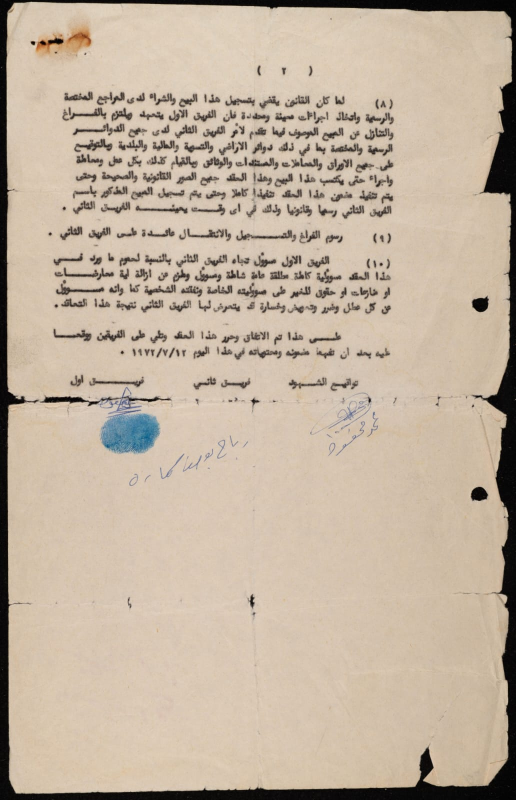
#> input picture real_docs_nhan/image_1/anh.jpeg, 1032 x 1600 px (shown at 1/2 size)
$ python -i digits.py   (imports and definitions only)
#> lines starting #> are read from the running program, lines starting #| are printed output that depends on the picture; after the words box and inside, x2 and y2 are one past the last pixel; in counts of white or black regions, pixels touching at a corner belong together
#> further down, picture is the input picture: PIL image 1032x1600 RGB; mean R, G, B 194, 178, 159.5
"""Đọc CHỮ SỐ (Ả Rập-Ấn ٠–٩ lẫn Latin 0–9, và / . - ,) bằng một bộ phân loại nhỏ trên từng nét số — vì Tesseract (ara,
cả bản fast lẫn best, có hay không ép bộ ký tự) gần như không đọc được chữ số Ả Rập-Ấn của máy chữ: đo trên công văn 1972
"رقم ٥٤٩ لسنة ١٩٧٢" → "رقم 641 لسنة 1171", ép bộ ký tự ٠–٩ thì ra rỗng / "١".

Cách làm:
- Chữ số Ả Rập-Ấn đứng RỜI nhau (mỗi chữ số một vùng mực liền), viết trái → phải trong số. Cắt từ chứa số thành các
  vùng mực, phân loại từng vùng → ghép lại.
- Huấn luyện KHÔNG cần dữ liệu thật: dựng chuỗi số ngẫu nhiên bằng 21 phông Ả Rập mở (SIL OFL, thư viện phông của
  ocrbench), làm xấu kiểu máy chữ / scan (đậm–mảnh nét, mờ, nhiễu, xoay, nén), cắt vùng mực bằng CHÍNH hàm dùng lúc
  đọc → đặc trưng HOG + vị trí / cỡ tương đối trong từ (phân biệt ٠ giữa dòng với dấu chấm ở chân dòng) →
  MLP nhỏ (1 lớp ẩn). ~3–4 phút CPU lần đầu, lưu cache (~/.cache/legalocr/digits_v4.npz).
- Mỗi chữ số có xác suất; từ có chữ số nào < `min_prob`, hoặc vùng mực không giống chữ số nào → độ tin cậy thấp → [؟].
Giới hạn: chữ số VIẾT TAY dính nét, hoặc nét chữ cái bên cạnh lọt vào khung từ → đọc sai, nhưng xác suất thấp nên bị
đánh dấu; số Latin dính nhau ("24725" phông in) tách được vì phông in thường có khoảng hở.
"""

from __future__ import annotations

import os
from dataclasses import dataclass
from pathlib import Path

import numpy as np
from PIL import Image, ImageDraw, ImageFilter, ImageFont

AR_DIGITS = "٠١٢٣٤٥٦٧٨٩"
LAT_DIGITS = "0123456789"
SYMBOLS = "/.-,"
CLASSES = list(AR_DIGITS + LAT_DIGITS + SYMBOLS)
CACHE = Path(os.environ.get("LEGALOCR_CACHE", Path.home() / ".cache" / "legalocr"))
MODEL_FILE = "digits_v4.npz"
SIZE = 32


# ------------------------------------------------------------------ tách vùng mực + đặc trưng (dùng chung train / đọc)
def ink_mask(img: Image.Image) -> np.ndarray:
    g = np.asarray(img.convert("L")).astype(np.float32)
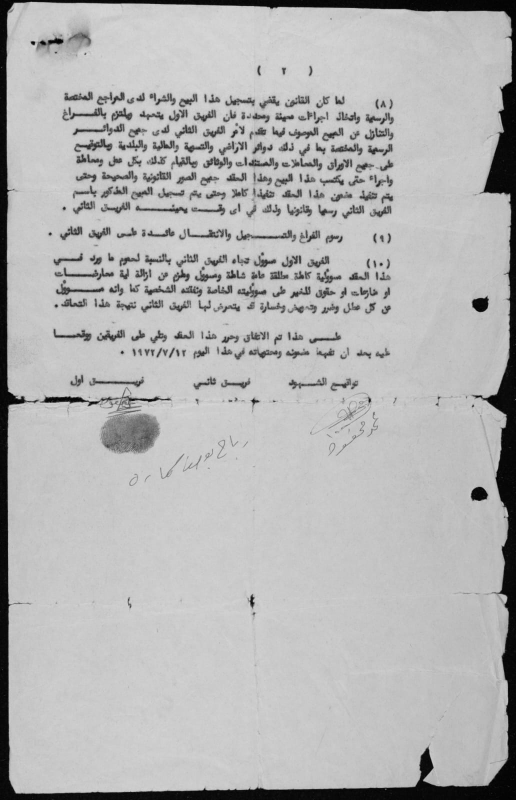
#> g: shape (1600, 1032) float32 (shown at 1/2 size); min 0, max 221, mean 180.7
    if g.size == 0:
        return np.zeros((0, 0), bool)
    bg = np.percentile(g, 90)
#> bg = 204
    fg = np.percentile(g, 5)
#> fg = 13
    if bg - fg < 25:  # gần như không có mực
        return np.zeros(g.shape, bool)
    return g < (bg + fg) / 2
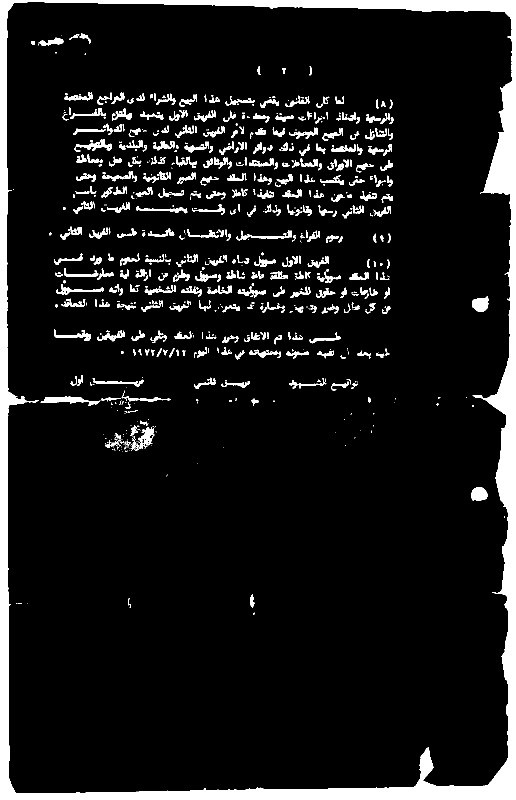
#> returned value: shape (1600, 1032) bool (shown at 1/2 size); 9.2% white; 785 white regions (350 under 20 px), largest, box (x1, y1, x2, y2) and area: (0, 0, 1032, 1600) 97481, (81, 793, 201, 812) 980, (263, 854, 309, 902) 777


def components(mask: np.ndarray, min_area: int = 4) -> list[tuple[int, int, int, int, np.ndarray]]:
    """Vùng mực liền (8 lân cận) → [(x0, y0, x1, y1, mặt nạ cắt)] trái → phải. Vùng chồng nhau theo chiều ngang
    > 60% bề rộng vùng hẹp hơn được gộp (nét rời của cùng một chữ số, vd. ٤ viết đứt)."""
#> called with min_area = 4
    from scipy import ndimage as ndi

    lab, n = ndi.label(mask, structure=np.ones((3, 3)))
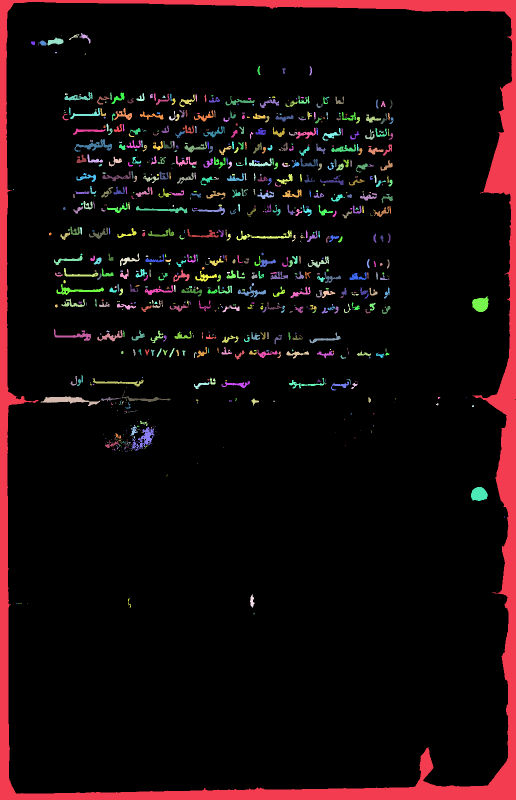
#> lab: shape (1600, 1032) int32 (shown at 1/2 size); 786 distinct labels, from 0 to 785; one colour per label, 0 black
#> n = 785
    boxes = []
    for i, sl in enumerate(ndi.find_objects(lab), 1):
        if sl is None:
            continue
        m = lab[sl] == i
        if m.sum() < min_area:
            continue
        boxes.append([sl[1].start, sl[0].start, sl[1].stop, sl[0].stop])
#> this loop made 785 passes
#> m on passes 4, 8, 9: [True], [True, True], [True, True, True]
#> pass 1, in components, `m = lab[sl] == i`:
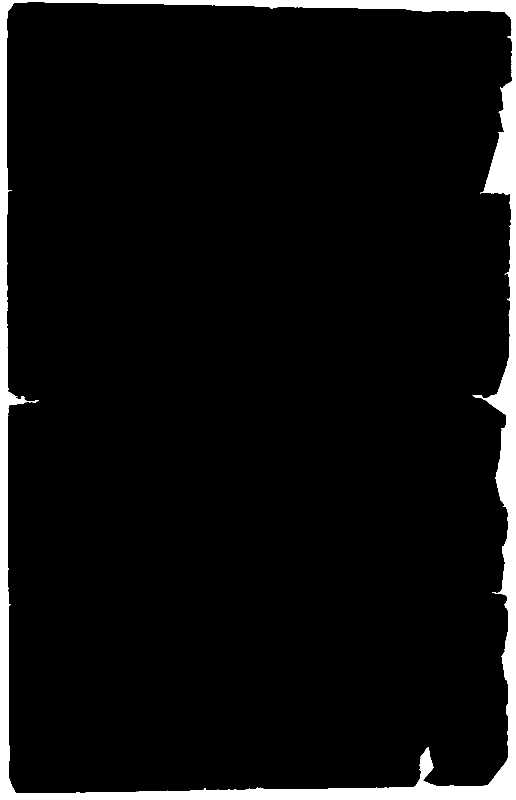
#> m: shape (1600, 1032) bool (shown at 1/2 size); 5.9% white; 1 white region, box (x1, y1, x2, y2) and area: (0, 0, 1032, 1600) 97481
#> pass 2, in components, `m = lab[sl] == i`:
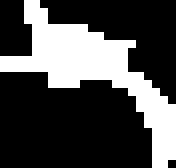
#> m: shape (21, 22) bool (shown 8 times larger); 29.7% white; 1 white region, box (x1, y1, x2, y2) and area: (0, 0, 22, 21) 137
#> after the loop, boxes = 658 items, first 6: [0, 0, 1032, 1600], [159, 66, 181, 87], [138, 68, 159, 80], [95, 75, 127, 91], [79, 81, 93, 91], [62, 83, 70, 90]
    boxes.sort()
    merged: list[list[int]] = []
    for b in boxes:
        if merged:
            p = merged[-1]
            ov = min(p[2], b[2]) - max(p[0], b[0])
            if ov > 0.6 * min(p[2] - p[0], b[2] - b[0]):
                merged[-1] = [min(p[0], b[0]), min(p[1], b[1]), max(p[2], b[2]), max(p[3], b[3])]
                continue
        merged.append(b)
#> this loop made 658 passes
#> (b, ov) on passes 2 to 13: ([36, 1206, 44, 1208], 8), ([62, 83, 70, 90], 8), ([79, 81, 93, 91], 14), ([81, 793, 201, 812], 120), ([95, 75, 127, 91], 32), ([98, 465, 103, 471], 5), ([108, 512, 165, 530], 57), ([108, 658, 182, 682], 74), ([110, 104, 114, 107], 4), ([110, 545, 126, 553], 16), ([110, 609, 116, 615], 6), ([113, 568, 208, 590], 95)
#> ov on passes 61 to 66: 25, 9, 51, 7, 21, 3
#> after the loop, merged = [[0, 0, 1032, 1600]]
    return [(x0, y0, x1, y1, mask[y0:y1, x0:x1]) for x0, y0, x1, y1 in merged]


def features(comp: tuple, token_h: int, token_top: int) -> np.ndarray:
    from skimage.feature import hog

    x0, y0, x1, y1, m = comp
    h, w = m.shape
    s = max(h, w)
    canvas = np.zeros((s, s), np.float32)
    canvas[(s - h) // 2:(s - h) // 2 + h, (s - w) // 2:(s - w) // 2 + w] = m
    small = np.asarray(Image.fromarray((canvas * 255).astype(np.uint8)).resize((SIZE, SIZE), Image.BILINEAR),
                       np.float32) / 255
    hf = hog(small, orientations=9, pixels_per_cell=(8, 8), cells_per_block=(2, 2), feature_vector=True)
    th = max(1, token_h)
    geo = np.array([h / th, w / th, w / max(1, h), ((y0 + y1) / 2 - token_top) / th, (y1 - token_top) / th,
                    m.mean()], np.float32)
    return np.concatenate([hf, small[::4, ::4].ravel(), geo * 3])


def token_features(img: Image.Image) -> tuple[list, list]:
    mask = ink_mask(img)
    comps = components(mask)
#> comps = 1 item
    if not comps:
        return [], []
    top = min(c[1] for c in comps)
#> top = 0
    bot = max(c[3] for c in comps)
#> bot = 1600
    return comps, [features(c, bot - top, top) for c in comps]
#> in features, `geo = np.array([h / th, w / th, w / max(1, h), ((y0 + y1) / 2 - token_..`: geo = [1, 0.645, 0.645, 0.5, 1, 0.092]


# ------------------------------------------------------------------ dữ liệu tổng hợp
# [87 lines left out: functions _fonts, _random_string, _render, _degrade, synth_dataset, not called in this run]


# ------------------------------------------------------------------ mô hình
@dataclass
class DigitModel:
    """MLP một lớp ẩn (ReLU) — trọng số numpy, suy luận không cần sklearn."""
    W1: np.ndarray
    b1: np.ndarray
    W2: np.ndarray
    b2: np.ndarray
    mu: np.ndarray
    sd: np.ndarray

    # [25 lines left out: functions proba, train, not called in this run]


def save(m: DigitModel, path: Path, info: dict) -> None:
    path.parent.mkdir(parents=True, exist_ok=True)
    np.savez(path, W1=m.W1, b1=m.b1, W2=m.W2, b2=m.b2, mu=m.mu, sd=m.sd, val_acc=info["val_acc"], n=info["n"])


# [7 lines left out: function load, not called in this run]


_MODEL: DigitModel | None = None


# [5 lines left out: function model, not called in this run]


@dataclass
class DigitReading:
    text: str
    probs: list[float]
    confidence: float     # xác suất thấp nhất trong các ký tự
    system: str           # ar | lat | mixed | none


# [42 lines left out: functions _decode, _system_mass, read_tokens, not called in this run]


def read_token(img: Image.Image) -> DigitReading:
    """MỘT từ chứa số → chuỗi số đọc trái → phải (hệ chữ số theo chính từ đó)."""
    return read_tokens([img], strong=1.0)[0]


# [18 lines left out: functions merge_affixes, plausible_number, not called in this run]

>>> from PIL import Image
>>> picture = Image.open('../real_docs_nhan/image_1/anh.jpeg')
>>> result = token_features(picture)
